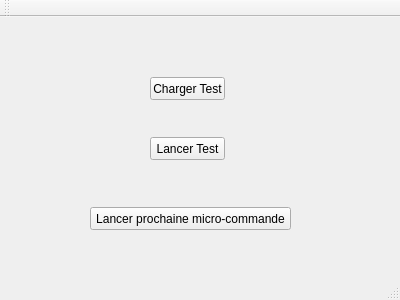
<?xml version="1.0" encoding="UTF-8"?>
<ui version="4.0">
 <class>MainWindow</class>
 <widget class="QMainWindow" name="MainWindow">
  <property name="geometry">
   <rect>
    <x>0</x>
    <y>0</y>
    <width>400</width>
    <height>300</height>
   </rect>
  </property>
  <property name="windowTitle">
   <string>MainWindow</string>
  </property>
  <widget class="QWidget" name="centralWidget">
   <widget class="QPushButton" name="chargerTestPushButton">
    <property name="geometry">
     <rect>
      <x>150</x>
      <y>60</y>
      <width>75</width>
      <height>23</height>
     </rect>
    </property>
    <property name="text">
     <string>Charger Test</string>
    </property>
   </widget>
   <widget class="QPushButton" name="lancerTestPushButton">
    <property name="geometry">
     <rect>
      <x>150</x>
      <y>120</y>
      <width>75</width>
      <height>23</height>
     </rect>
    </property>
    <property name="text">
     <string>Lancer Test</string>
    </property>
   </widget>
   <widget class="QPushButton" name="lancerMCPushButton">
    <property name="geometry">
     <rect>
      <x>90</x>
      <y>190</y>
      <width>201</width>
      <height>23</height>
     </rect>
    </property>
    <property name="text">
     <string>Lancer prochaine micro-commande</string>
    </property>
   </widget>
  </widget>
  <widget class="QMenuBar" name="menuBar">
   <property name="geometry">
    <rect>
     <x>0</x>
     <y>0</y>
     <width>400</width>
     <height>21</height>
    </rect>
   </property>
  </widget>
  <widget class="QToolBar" name="mainToolBar">
   <attribute name="toolBarArea">
    <enum>TopToolBarArea</enum>
   </attribute>
   <attribute name="toolBarBreak">
    <bool>false</bool>
   </attribute>
  </widget>
  <widget class="QStatusBar" name="statusBar"/>
 </widget>
 <layoutdefault spacing="6" margin="11"/>
 <resources/>
 <connections/>
</ui>
